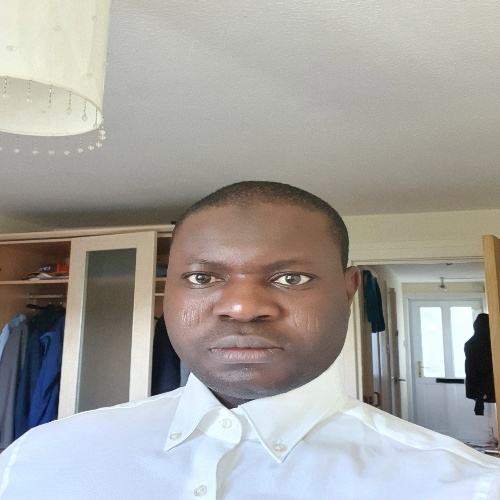
#> input picture Images/image021.jpg, 500 x 500 px
$ python multipleImageMerger.py
#> lines starting #> are read from the running program, lines starting #| are printed output that depends on the picture
import cv2
import numpy as np


#perform iamges stack
def imagesStack(scale,imgArray):
    rows = len(imgArray)
    cols = len(imgArray[0])
    rowsAvailable = isinstance(imgArray[0], list)
    width = imgArray[0][0].shape[1]
    height = imgArray[0][0].shape[0]
    if rowsAvailable:
        for x in range ( 0, rows):
            for y in range(0, cols):
                if imgArray[x][y].shape[:2] == imgArray[0][0].shape [:2]:
                    imgArray[x][y] = cv2.resize(imgArray[x][y], (0, 0), None, scale, scale)
                else:
                    imgArray[x][y] = cv2.resize(imgArray[x][y], (imgArray[0][0].shape[1], imgArray[0][0].shape[0]), None, scale, scale)
                if len(imgArray[x][y].shape) == 2: imgArray[x][y]= cv2.cvtColor( imgArray[x][y], cv2.COLOR_GRAY2BGR)
        imageBlank = np.zeros((height, width, 3), np.uint8)
        hor = [imageBlank]*rows
        hor_con = [imageBlank]*rows
        for x in range(0, rows):
            hor[x] = np.hstack(imgArray[x])
        ver = np.vstack(hor)
    else:
        for x in range(0, rows):
            if imgArray[x].shape[:2] == imgArray[0].shape[:2]:
                imgArray[x] = cv2.resize(imgArray[x], (0, 0), None, scale, scale)
            else:
                imgArray[x] = cv2.resize(imgArray[x], (imgArray[0].shape[1], imgArray[0].shape[0]), None,scale, scale)
            if len(imgArray[x].shape) == 2: imgArray[x] = cv2.cvtColor(imgArray[x], cv2.COLOR_GRAY2BGR)
        hor= np.hstack(imgArray)
        ver = hor
    return ver

#load image
img = cv2.imread("Images/image021.jpg")
#> img is the input picture: shape (500, 500, 3); mean B, G, R 158.8, 162.9, 164.8
imgGray = cv2.cvtColor(img, cv2.COLOR_RGB2GRAY)
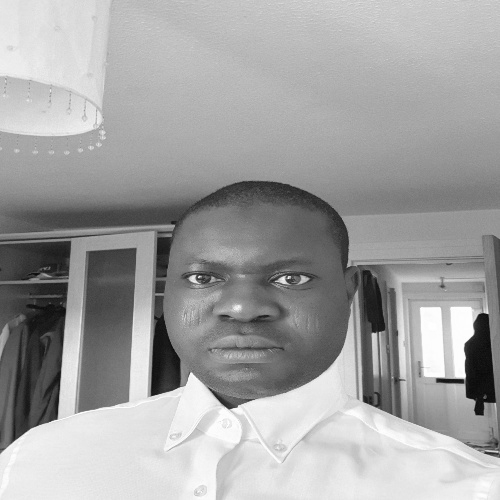
#> imgGray: shape (500, 500); min 3, max 255, mean 161.9


# Apply canny edge detection on grayscale image

CamyEdges = cv2.Canny(imgGray, 30, 100)
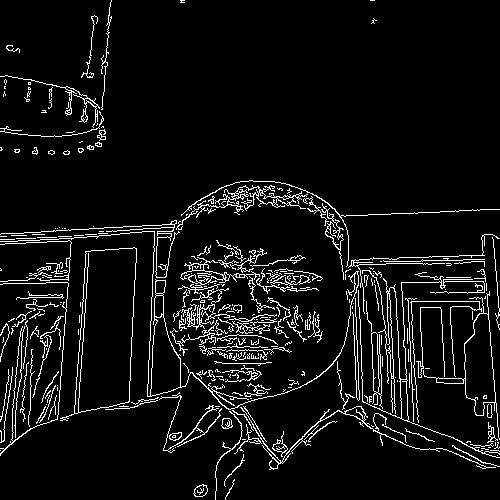
#> CamyEdges: shape (500, 500); 6.6% white in thin lines or dots

imagesStack = imagesStack(0.35,([img,img,CamyEdges,img],[img,imgGray,img,img]))
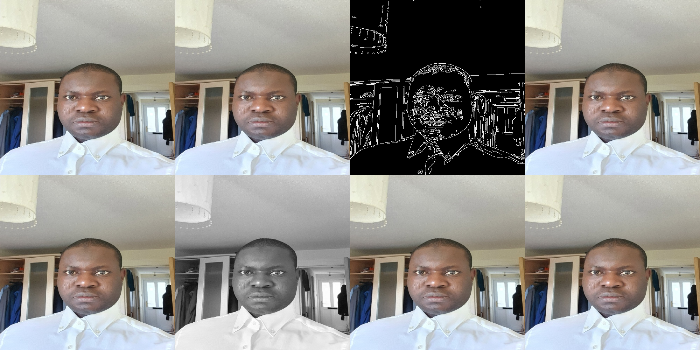
#> imagesStack: shape (350, 700, 3); mean B, G, R 141.4, 144.5, 145.9


# Display equalised image
cv2.imshow("Merged Image", imagesStack)

# Save the reuslt
cv2.imwrite("Results/StackImages.jpg", imagesStack)


cv2.waitKey(0)
cv2.destroyAllWindows()

$ run again, with Images/image000.jpg copied over Images/image021.jpg
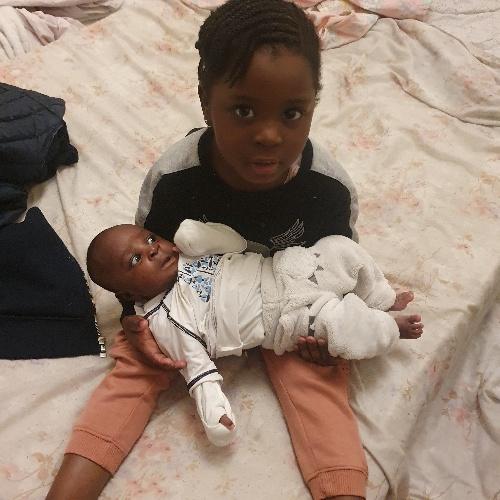
#> input picture Images/image000.jpg, 500 x 500 px
#> img is the input picture: shape (500, 500, 3); mean B, G, R 119.7, 134.3, 154.4
#> `CamyEdges = cv2.Canny(imgGray, 30, 100)`:
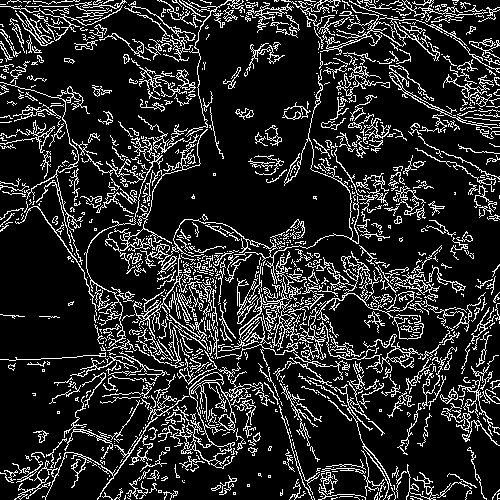
#> CamyEdges: shape (500, 500); 15.7% white in thin lines or dots
#> `imagesStack = imagesStack(0.35,([img,img,CamyEdges,img],[img,imgGray,i..`:
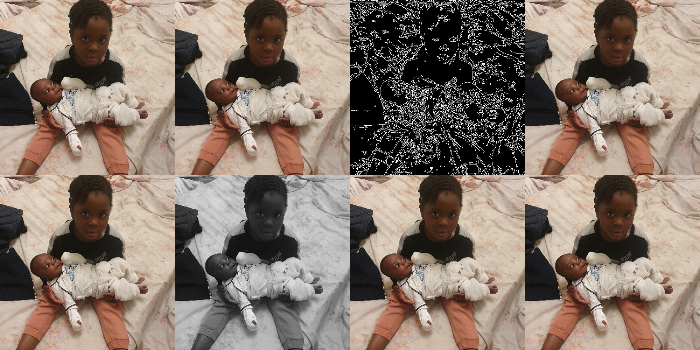
#> imagesStack: shape (350, 700, 3); mean B, G, R 111.2, 122.2, 137.3

$ run again, with Images/image001.jpg copied over Images/image021.jpg
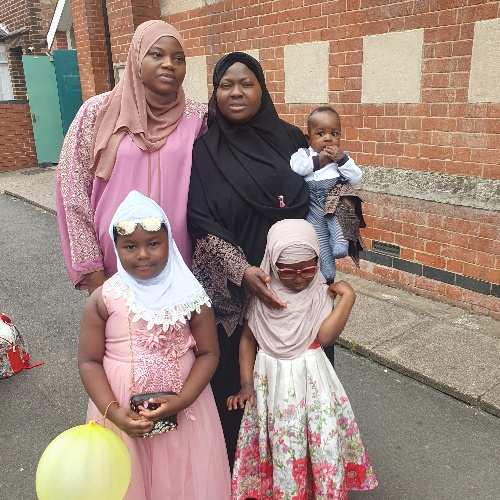
#> input picture Images/image001.jpg, 500 x 500 px
#> img is the input picture: shape (500, 500, 3); mean B, G, R 126.6, 136.3, 160
#> `CamyEdges = cv2.Canny(imgGray, 30, 100)`:
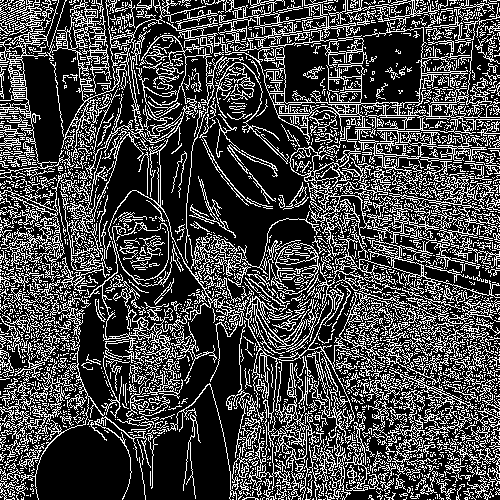
#> CamyEdges: shape (500, 500); 27.2% white in thin lines or dots
#> `imagesStack = imagesStack(0.35,([img,img,CamyEdges,img],[img,imgGray,i..`:
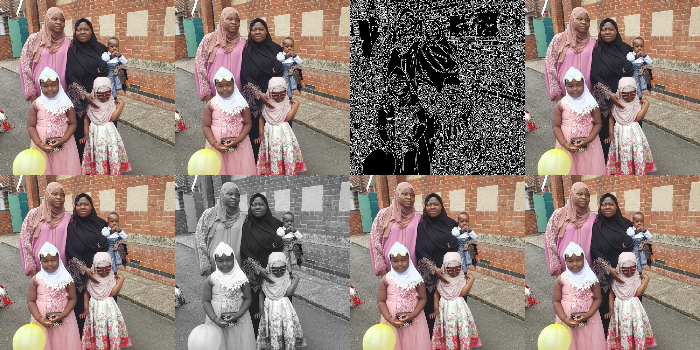
#> imagesStack: shape (350, 700, 3); mean B, G, R 120.4, 127.7, 145.5

$ run again, with Images/image002.jpg copied over Images/image021.jpg
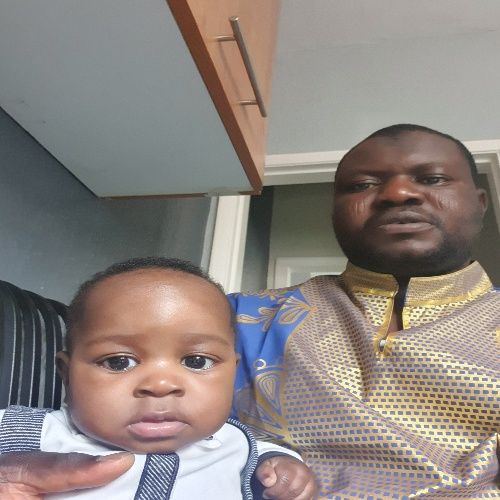
#> input picture Images/image002.jpg, 500 x 500 px
#> img is the input picture: shape (500, 500, 3); mean B, G, R 127.6, 132.4, 141.1
#> `CamyEdges = cv2.Canny(imgGray, 30, 100)`:
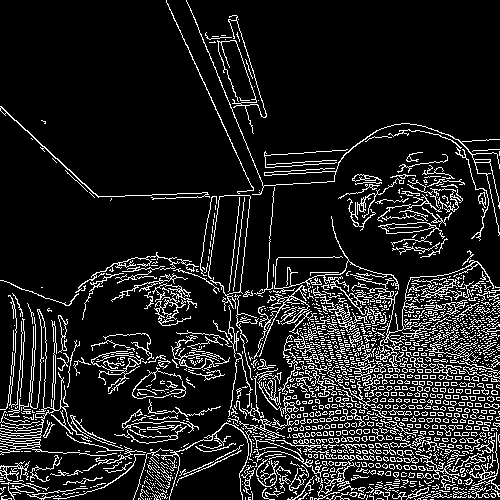
#> CamyEdges: shape (500, 500); 12.8% white in thin lines or dots
#> `imagesStack = imagesStack(0.35,([img,img,CamyEdges,img],[img,imgGray,i..`:
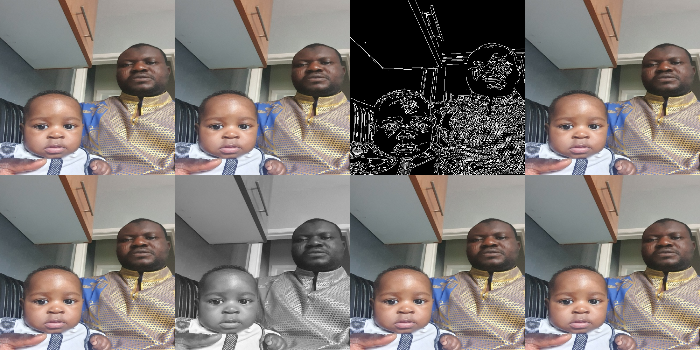
#> imagesStack: shape (350, 700, 3); mean B, G, R 116.1, 119.8, 126.3
